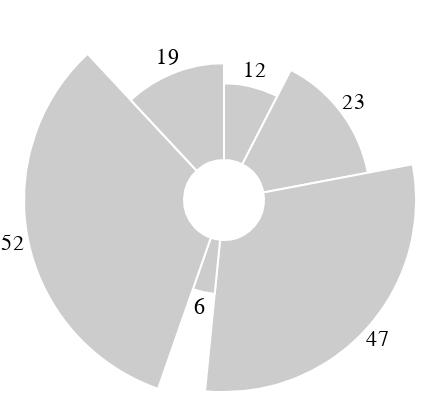

Notebook code for this chart:
### Markdown cell above
## Radial Plot

### Code cell
using VegaLite

@vgplot(
    height=200,
    marks=[
        {
            encode={
                update={
                    fill={
                        value="#ccc"
                    }
                },
                hover={
                    fill={
                        value="pink"
                    }
                },
                enter={
                    innerRadius={
                        value=20
                    },
                    startAngle={
                        field="startAngle"
                    },
                    stroke={
                        value="#fff"
                    },
                    x={
                        mult=0.5,
                        field={
                            group="width"
                        }
                    },
                    endAngle={
                        field="endAngle"
                    },
                    outerRadius={
                        field="data",
                        scale="r"
                    },
                    y={
                        mult=0.5,
                        field={
                            group="height"
                        }
                    }
                }
            },
            from={
                data="table"
            },
            type="arc"
        },
        {
            encode={
                enter={
                    align={
                        value="center"
                    },
                    theta={
                        signal="(datum.startAngle + datum.endAngle)/2"
                    },
                    x={
                        mult=0.5,
                        field={
                            group="width"
                        }
                    },
                    radius={
                        offset=8,
                        field="data",
                        scale="r"
                    },
                    fill={
                        value="#000"
                    },
                    baseline={
                        value="middle"
                    },
                    text={
                        field="data"
                    },
                    y={
                        mult=0.5,
                        field={
                            group="height"
                        }
                    }
                }
            },
            from={
                data="table"
            },
            type="text"
        }
    ],
    data=[
        {
            name="table",
            values=[
                12,
                23,
                47,
                6,
                52,
                19
            ],
            transform=[
                {
                    field="data",
                    type="pie"
                }
            ]
        }
    ],
    scales=[
        {
            name="r",
            zero=true,
            range=[
                20,
                100
            ],
            domain={
                data="table",
                field="data"
            },
            type="sqrt"
        }
    ],
    width=200
)

### Figure 1 — Vega specification as saved in the notebook (floating-point values rounded to 4 significant figures)
{"data": [{"name": "table", "transform": [{"field": "data", "type": "pie"}], "values": [12, 23, 47, 6, 52, 19]}], "height": 200, "marks": [{"encode": {"enter": {"endAngle": {"field": "endAngle"}, "innerRadius": {"value": 20}, "outerRadius": {"field": "data", "scale": "r"}, "startAngle": {"field": "startAngle"}, "stroke": {"value": "#fff"}, "x": {"field": {"group": "width"}, "mult": 0.5}, "y": {"field": {"group": "height"}, "mult": 0.5}}, "hover": {"fill": {"value": "pink"}}, "update": {"fill": {"value": "#ccc"}}}, "from": {"data": "table"}, "type": "arc"}, {"encode": {"enter": {"align": {"value": "center"}, "baseline": {"value": "middle"}, "fill": {"value": "#000"}, "radius": {"field": "data", "offset": 8, "scale": "r"}, "text": {"field": "data"}, "theta": {"signal": "(datum.startAngle + datum.endAngle)/2"}, "x": {"field": {"group": "width"}, "mult": 0.5}, "y": {"field": {"group": "height"}, "mult": 0.5}}}, "from": {"data": "table"}, "type": "text"}], "scales": [{"domain": {"data": "table", "field": "data"}, "name": "r", "range": [20, 100], "type": "sqrt", "zero": true}], "width": 200}
